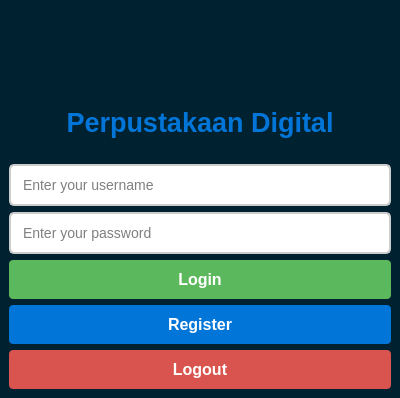
<?xml version="1.0" encoding="UTF-8"?>
<ui version="4.0">
 <class>MainWindow</class>
 <widget class="QMainWindow" name="MainWindow">
  <property name="geometry">
   <rect>
    <x>0</x>
    <y>0</y>
    <width>400</width>
    <height>398</height>
   </rect>
  </property>
  <property name="windowTitle">
   <string>Login, Logout &amp; Register</string>
  </property>
  <widget class="QWidget" name="centralwidget">
   <property name="styleSheet">
    <string notr="true">.QWidget{
background-color: rgb(0, 33, 48);
}</string>
   </property>
   <layout class="QVBoxLayout" name="verticalLayout">
    <item>
     <layout class="QHBoxLayout" name="horizontalLayout">
      <item>
       <layout class="QHBoxLayout" name="horizontalLayout_3">
        <item>
         <widget class="QLabel" name="label">
          <property name="maximumSize">
           <size>
            <width>80</width>
            <height>80</height>
           </size>
          </property>
          <property name="text">
           <string/>
          </property>
          <property name="pixmap">
           <pixmap>Aplikasi-Perpustakaan-Digital/Asset/Icon/Buku.png</pixmap>
          </property>
          <property name="scaledContents">
           <bool>true</bool>
          </property>
         </widget>
        </item>
       </layout>
      </item>
     </layout>
    </item>
    <item>
     <layout class="QHBoxLayout" name="horizontalLayout_2">
      <item>
       <widget class="QLabel" name="titleLabel">
        <property name="maximumSize">
         <size>
          <width>300</width>
          <height>300</height>
         </size>
        </property>
        <property name="styleSheet">
         <string notr="true">font-size: 27px; font-weight: bold; color: #0275d8;</string>
        </property>
        <property name="text">
         <string>Perpustakaan Digital</string>
        </property>
        <property name="alignment">
         <set>Qt::AlignmentFlag::AlignCenter</set>
        </property>
       </widget>
      </item>
     </layout>
    </item>
    <item>
     <widget class="QLineEdit" name="usernameInput">
      <property name="styleSheet">
       <string notr="true">padding: 10px; font-size: 14px; border: 2px solid #ccc; border-radius: 5px;</string>
      </property>
      <property name="placeholderText">
       <string>Enter your username</string>
      </property>
     </widget>
    </item>
    <item>
     <widget class="QLineEdit" name="passwordInput">
      <property name="styleSheet">
       <string notr="true">padding: 10px; font-size: 14px; border: 2px solid #ccc; border-radius: 5px;</string>
      </property>
      <property name="echoMode">
       <enum>QLineEdit::EchoMode::Password</enum>
      </property>
      <property name="placeholderText">
       <string>Enter your password</string>
      </property>
     </widget>
    </item>
    <item>
     <widget class="QPushButton" name="loginButton">
      <property name="styleSheet">
       <string notr="true">background-color: #5cb85c; color: white; padding: 10px; border: none; border-radius: 4px; font-size: 16px; font-weight: bold;</string>
      </property>
      <property name="text">
       <string>Login</string>
      </property>
     </widget>
    </item>
    <item>
     <widget class="QPushButton" name="registerButton">
      <property name="styleSheet">
       <string notr="true">background-color: #0275d8; color: white; padding: 10px; border: none; border-radius: 4px; font-size: 16px; font-weight: bold;</string>
      </property>
      <property name="text">
       <string>Register</string>
      </property>
     </widget>
    </item>
    <item>
     <widget class="QPushButton" name="logoutButton">
      <property name="visible">
       <bool>false</bool>
      </property>
      <property name="styleSheet">
       <string notr="true">background-color: #d9534f; color: white; padding: 10px; border: none; border-radius: 4px; font-size: 16px; font-weight: bold;</string>
      </property>
      <property name="text">
       <string>Logout</string>
      </property>
     </widget>
    </item>
   </layout>
  </widget>
 </widget>
 <resources/>
 <connections/>
</ui>
